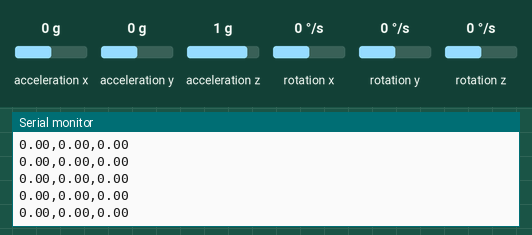
Bench run of a sketch on a simulated Arduino Uno, built with avr-gcc and run on an emulated ATmega328P. Shown: the last lines printed to the serial monitor. The test bench sets the inputs (shaded band); at power-on: rotation z 0 °/s, acceleration x 0 g, acceleration y 0 g, acceleration z 1 g, rotation x 0 °/s, rotation y 0 °/s.

Above: at 1.2 s.
1.3 s: rotation z set to -192 °/s
At 2.4 s:
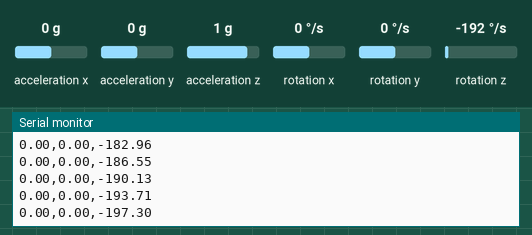
4.3 s: acceleration x set to -1.4 g
At 4.9 s:
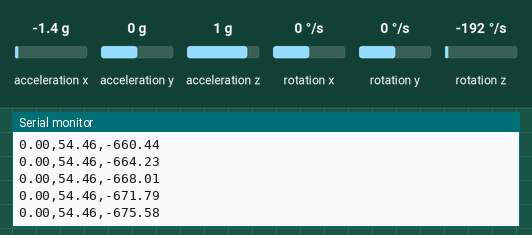
7.3 s: acceleration y set to -1.4 g
At 8.4 s:
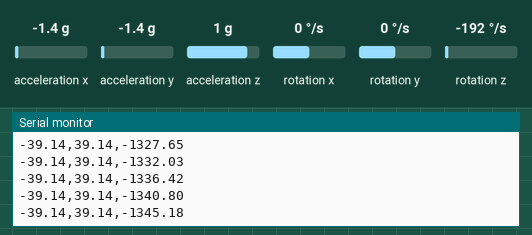
8.8 s: acceleration z set to -1.4 g
At 9.6 s:
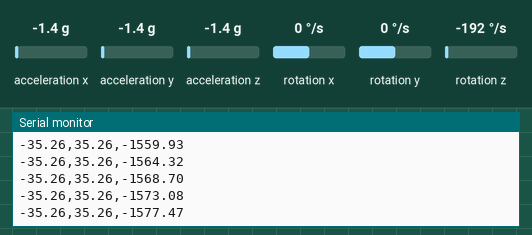
Timing chart, 0 to 11.3 s (numbered marks = the images above; inputs shaded):
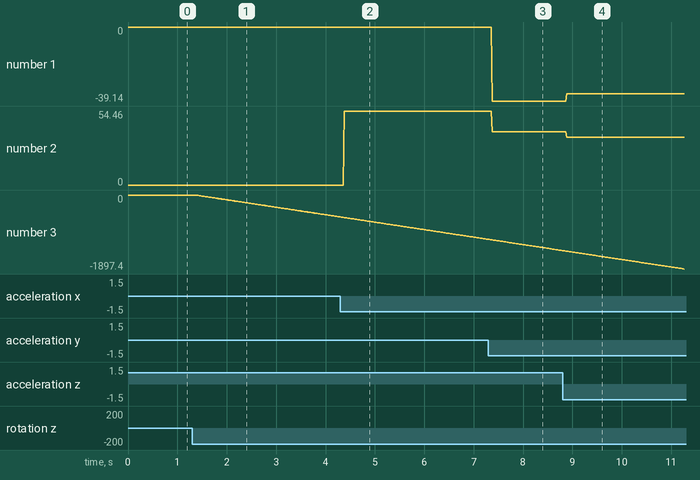

The sketch:

Complementary_filter.ino
```cpp
#include <MPU6050_tockn.h>
#include <Wire.h>
MPU6050 mpu6050(Wire);
long timer = 0;
void setup() {
  Serial.begin(9600);
  Wire.begin();
  mpu6050.begin();
  mpu6050.setGyroOffsets(2.66, -3.84, -0.47); // calibrated gyroscope parameters (example offsets)
  // timer = millis(); // set the timer.
}
void loop() {
  mpu6050.update();
  Serial.print(mpu6050.getAngleX());
  Serial.print(",");
  Serial.print(mpu6050.getAngleY());
  Serial.print(",");
  Serial.print(mpu6050.getAngleZ());
  Serial.print("\n");
}
```

Measured:
- after the input at 1.3 s, the serial monitor: prints a new line after 0.08 s (image 1)
- plotted number 3: 0 → -562.87 after the input at 1.3 s
